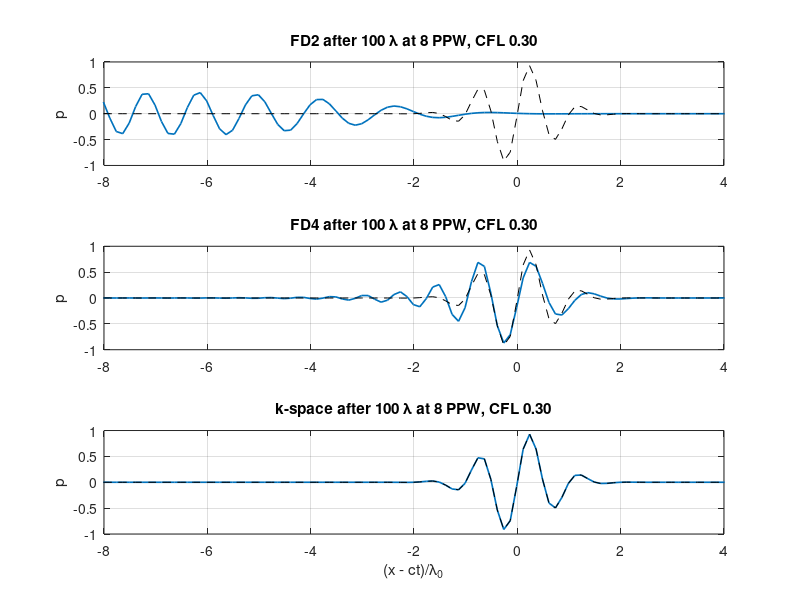
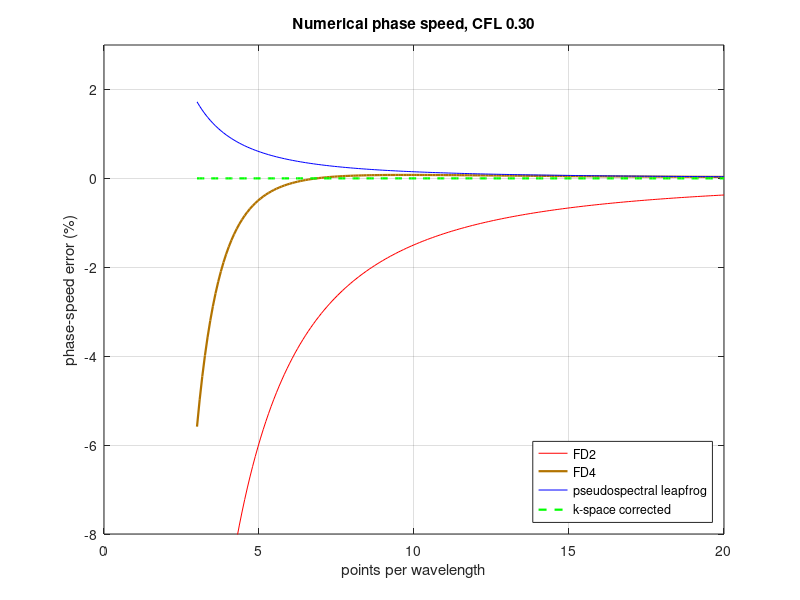

Here is the MATLAB script that generated these plots, in order:
%% m21_numerical_dispersion.m
% 1D time stepping with three schemes over 100 wavelengths, compared with their dispersion relations.
%   staggered leapfrog:  sin(w dt/2) = CFL * S(k dx)
%   FD2  S = sin(q/2);  FD4  S = 9/8 sin(q/2) - 1/24 sin(3q/2);  k-space PSTD: exact (w = c k)
% What it shows: the measured phase lag at f0 after 100 lambda equals the dispersion-relation
%   prediction; FD2 at 8 PPW is more than two periods late, FD4 about 0.06 cycle (~20 deg) early, k-space exact.
% What to change: PPW, CFL, distance.
% Expected output (8 PPW, CFL 0.3): FD2 -2.34 cycles, FD4 +0.06, k-space 0.00 (predicted = measured).
% Units: wavelength lambda0 = 1, c = 1, rho = 1.  Base MATLAB / Octave.
% These are small 1D solvers written for this course, not k-Wave; the k-space scheme uses the
%   same correction idea (Tabei, Mast & Waag 2002) on a periodic 1D grid.

clear; close all; rng(1);
PPW = 8; CFL = 0.3; Ldist = 100;            % points per wavelength at f0, Courant number, distance (lambda)
Ndom = 128;                                 % domain length in wavelengths (periodic)
N = Ndom*PPW; dx = 1/PPW; dt = CFL*dx; nsteps = round(Ldist/dt); T = nsteps*dt;
x  = (0:N-1)*dx;                            % pressure nodes
xv = x + dx/2;                              % velocity nodes (staggered)
f0 = 1; B = 0.6; sf = B*f0/(2*sqrt(2*log(2))); st = 1/(2*pi*sf);
x0 = 20;                                    % initial pulse centre
pulse = @(xx) exp(-(xx - x0).^2/(2*st^2)) .* sin(2*pi*f0*(xx - x0));
k  = 2*pi*[0:N/2, -N/2+1:-1]/(N*dx);        % FFT wavenumbers
sinc_ = @(z) (abs(z) < 1e-12) + (abs(z) >= 1e-12) .* sin(z) ./ (z + (abs(z) < 1e-12));
q0 = 2*pi/PPW; k0bin = Ndom + 1;            % f0 sits exactly on bin Ndom (domain = 128 lambda)

schemes = {'FD2', 'FD4', 'k-space'};
Sfun = {@(q) sin(q/2), @(q) 9/8*sin(q/2) - 1/24*sin(3*q/2), []};
figure(1); clf;
for is = 1:3
    p = pulse(x);
    v = pulse(xv + dt/2);                   % right-going p(x - ct): v = p/(rho c) at t = -dt/2
    tic;
    switch is
        case 1
            for n = 1:nsteps
                v = v - CFL*(circshift(p, [0 -1]) - p);
                p = p - CFL*(v - circshift(v, [0 1]));
            end
        case 2
            A1 = 9/8; A2 = -1/24;
            for n = 1:nsteps
                v = v - CFL*(A1*(circshift(p, [0 -1]) - p) + A2*(circshift(p, [0 -2]) - circshift(p, [0 1])));
                p = p - CFL*(A1*(v - circshift(v, [0 1])) + A2*(circshift(v, [0 -1]) - circshift(v, [0 2])));
            end
        case 3
            kap = sinc_(k*dt/2);            % k-space correction, c_ref = 1
            sh = exp(1i*k*dx/2);            % staggering shift
            for n = 1:nsteps
                v = v - dt*real(ifft(1i*k.*kap.*sh .* fft(p)));
                p = p - dt*real(ifft(1i*k.*kap.*conj(sh) .* fft(v)));
            end
    end
    el = toc;
    % predicted phase error at f0 (cycles): (w_num - c k0) T / 2pi
    if is < 3
        wn = 2*asin(CFL*Sfun{is}(q0))/dt;
    else
        wn = 2*pi*f0;
    end
    pred = (wn - 2*pi*f0)*T/(2*pi);
    % measured: phase of bin f0 relative to the exact translation
    P0 = fft(pulse(x)); P1 = fft(p);
    expct = P0(k0bin) * exp(-1i*2*pi*f0*T);
    meas = angle(P1(k0bin)/expct)/(2*pi);   % cycles, wrapped to (-0.5, 0.5]
    wrapP = pred - round(pred);
    fprintf('%-8s predicted %+7.3f cycles (wrapped %+6.3f), measured (wrapped) %+6.3f, travel-time error %+6.3f %%, %.1f s\n', ...
        schemes{is}, pred, wrapP, -meas, -100*pred/Ldist, el);
    xs = mod(x - x0 - T + Ndom/2, Ndom) - Ndom/2;     % moving frame, centred
    [xs, io] = sort(xs);
    subplot(3,1,is); plot(xs, p(io), 'LineWidth', 1.2); hold on; plot(xs, pulse(xs + x0), 'k--');
    xlim([-8 4]); grid on; ylabel('p'); title(sprintf('%s after %d \\lambda at %g PPW, CFL %.2f', schemes{is}, Ldist, PPW, CFL));
end
xlabel('(x - ct)/\lambda_0');

% dispersion curves
ppw = linspace(3, 20, 200); qq = 2*pi./ppw;
figure(2); clf;
plot(ppw, 100*(2*asin(CFL*sin(qq/2))./(CFL*qq) - 1), 'r', ppw, 100*(2*asin(CFL*(9/8*sin(qq/2) - 1/24*sin(3*qq/2)))./(CFL*qq) - 1), 'Color', [0.7 0.45 0], 'LineWidth', 1.6); hold on;
plot(ppw, 100*(2*asin(min(1, CFL*qq/2))./(CFL*qq) - 1), 'b', ppw, 0*ppw, 'g--', 'LineWidth', 1.6);
ylim([-8 3]); grid on; xlabel('points per wavelength'); ylabel('phase-speed error (%)');
legend('FD2', 'FD4', 'pseudospectral leapfrog', 'k-space corrected', 'Location', 'southeast'); title(sprintf('Numerical phase speed, CFL %.2f', CFL));
fprintf('\nFD2 at 10 PPW: %.3f %%  (approx -(k dx)^2 (1 - CFL^2)/24 = %.3f %%)\n', 100*(2*asin(CFL*sin(pi/10))/(CFL*2*pi/10) - 1), -100*(2*pi/10)^2*(1 - CFL^2)/24);
